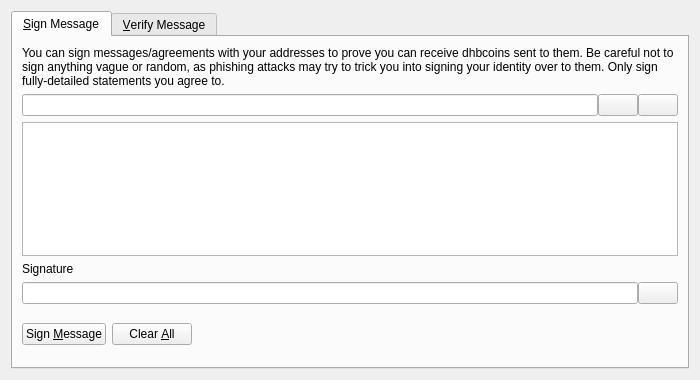
<?xml version="1.0" encoding="UTF-8"?>
<ui version="4.0">
 <class>SignVerifyMessageDialog</class>
 <widget class="QDialog" name="SignVerifyMessageDialog">
  <property name="geometry">
   <rect>
    <x>0</x>
    <y>0</y>
    <width>700</width>
    <height>380</height>
   </rect>
  </property>
  <property name="windowTitle">
   <string>Signatures - Sign / Verify a Message</string>
  </property>
  <property name="modal">
   <bool>true</bool>
  </property>
  <layout class="QVBoxLayout" name="verticalLayout">
   <item>
    <widget class="QTabWidget" name="tabWidget">
     <property name="currentIndex">
      <number>0</number>
     </property>
     <widget class="QWidget" name="tabSignMessage">
      <attribute name="title">
       <string>&amp;Sign Message</string>
      </attribute>
      <layout class="QVBoxLayout" name="verticalLayout_SM">
       <item>
        <widget class="QLabel" name="infoLabel_SM">
         <property name="text">
          <string>You can sign messages/agreements with your addresses to prove you can receive dhbcoins sent to them. Be careful not to sign anything vague or random, as phishing attacks may try to trick you into signing your identity over to them. Only sign fully-detailed statements you agree to.</string>
         </property>
         <property name="textFormat">
          <enum>Qt::PlainText</enum>
         </property>
         <property name="wordWrap">
          <bool>true</bool>
         </property>
        </widget>
       </item>
       <item>
        <layout class="QHBoxLayout" name="horizontalLayout_1_SM">
         <property name="spacing">
          <number>0</number>
         </property>
         <item>
          <widget class="QValidatedLineEdit" name="addressIn_SM">
           <property name="toolTip">
            <string>The DHBcoin address to sign the message with</string>
           </property>
          </widget>
         </item>
         <item>
          <widget class="QPushButton" name="addressBookButton_SM">
           <property name="toolTip">
            <string>Choose previously used address</string>
           </property>
           <property name="text">
            <string/>
           </property>
           <property name="icon">
            <iconset resource="../bitcoin.qrc">
             <normaloff>:/icons/address-book</normaloff>:/icons/address-book</iconset>
           </property>
           <property name="shortcut">
            <string>Alt+A</string>
           </property>
           <property name="autoDefault">
            <bool>false</bool>
           </property>
          </widget>
         </item>
         <item>
          <widget class="QPushButton" name="pasteButton_SM">
           <property name="toolTip">
            <string>Paste address from clipboard</string>
           </property>
           <property name="text">
            <string/>
           </property>
           <property name="icon">
            <iconset resource="../bitcoin.qrc">
             <normaloff>:/icons/editpaste</normaloff>:/icons/editpaste</iconset>
           </property>
           <property name="shortcut">
            <string>Alt+P</string>
           </property>
           <property name="autoDefault">
            <bool>false</bool>
           </property>
          </widget>
         </item>
        </layout>
       </item>
       <item>
        <widget class="QPlainTextEdit" name="messageIn_SM">
         <property name="toolTip">
          <string>Enter the message you want to sign here</string>
         </property>
        </widget>
       </item>
       <item>
        <widget class="QLabel" name="signatureLabel_SM">
         <property name="text">
          <string>Signature</string>
         </property>
         <property name="textFormat">
          <enum>Qt::PlainText</enum>
         </property>
        </widget>
       </item>
       <item>
        <layout class="QHBoxLayout" name="horizontalLayout_2_SM">
         <property name="spacing">
          <number>0</number>
         </property>
         <item>
          <widget class="QLineEdit" name="signatureOut_SM">
           <property name="font">
            <font>
             <italic>true</italic>
            </font>
           </property>
           <property name="readOnly">
            <bool>true</bool>
           </property>
          </widget>
         </item>
         <item>
          <widget class="QPushButton" name="copySignatureButton_SM">
           <property name="toolTip">
            <string>Copy the current signature to the system clipboard</string>
           </property>
           <property name="text">
            <string/>
           </property>
           <property name="icon">
            <iconset resource="../bitcoin.qrc">
             <normaloff>:/icons/editcopy</normaloff>:/icons/editcopy</iconset>
           </property>
           <property name="autoDefault">
            <bool>false</bool>
           </property>
          </widget>
         </item>
        </layout>
       </item>
       <item>
        <layout class="QHBoxLayout" name="horizontalLayout_3_SM">
         <item>
          <widget class="QPushButton" name="signMessageButton_SM">
           <property name="toolTip">
            <string>Sign the message to prove you own this DHBcoin address</string>
           </property>
           <property name="text">
            <string>Sign &amp;Message</string>
           </property>
           <property name="icon">
            <iconset resource="../bitcoin.qrc">
             <normaloff>:/icons/edit</normaloff>:/icons/edit</iconset>
           </property>
           <property name="autoDefault">
            <bool>false</bool>
           </property>
          </widget>
         </item>
         <item>
          <widget class="QPushButton" name="clearButton_SM">
           <property name="toolTip">
            <string>Reset all sign message fields</string>
           </property>
           <property name="text">
            <string>Clear &amp;All</string>
           </property>
           <property name="icon">
            <iconset resource="../bitcoin.qrc">
             <normaloff>:/icons/remove</normaloff>:/icons/remove</iconset>
           </property>
           <property name="autoDefault">
            <bool>false</bool>
           </property>
          </widget>
         </item>
         <item>
          <spacer name="horizontalSpacer_1_SM">
           <property name="orientation">
            <enum>Qt::Horizontal</enum>
           </property>
           <property name="sizeHint" stdset="0">
            <size>
             <width>40</width>
             <height>48</height>
            </size>
           </property>
          </spacer>
         </item>
         <item>
          <widget class="QLabel" name="statusLabel_SM">
           <property name="font">
            <font>
             <weight>75</weight>
             <bold>true</bold>
            </font>
           </property>
           <property name="text">
            <string/>
           </property>
           <property name="wordWrap">
            <bool>true</bool>
           </property>
          </widget>
         </item>
         <item>
          <spacer name="horizontalSpacer_2_SM">
           <property name="orientation">
            <enum>Qt::Horizontal</enum>
           </property>
           <property name="sizeHint" stdset="0">
            <size>
             <width>40</width>
             <height>48</height>
            </size>
           </property>
          </spacer>
         </item>
        </layout>
       </item>
      </layout>
     </widget>
     <widget class="QWidget" name="tabVerifyMessage">
      <attribute name="title">
       <string>&amp;Verify Message</string>
      </attribute>
      <layout class="QVBoxLayout" name="verticalLayout_VM">
       <item>
        <widget class="QLabel" name="infoLabel_VM">
         <property name="text">
          <string>Enter the receiver's address, message (ensure you copy line breaks, spaces, tabs, etc. exactly) and signature below to verify the message. Be careful not to read more into the signature than what is in the signed message itself, to avoid being tricked by a man-in-the-middle attack. Note that this only proves the signing party receives with the address, it cannot prove sendership of any transaction!</string>
         </property>
         <property name="textFormat">
          <enum>Qt::PlainText</enum>
         </property>
         <property name="alignment">
          <set>Qt::AlignLeading|Qt::AlignLeft|Qt::AlignTop</set>
         </property>
         <property name="wordWrap">
          <bool>true</bool>
         </property>
        </widget>
       </item>
       <item>
        <layout class="QHBoxLayout" name="horizontalLayout_1_VM">
         <property name="spacing">
          <number>0</number>
         </property>
         <item>
          <widget class="QValidatedLineEdit" name="addressIn_VM">
           <property name="toolTip">
            <string>The DHBcoin address the message was signed with</string>
           </property>
          </widget>
         </item>
         <item>
          <widget class="QPushButton" name="addressBookButton_VM">
           <property name="toolTip">
            <string>Choose previously used address</string>
           </property>
           <property name="text">
            <string/>
           </property>
           <property name="icon">
            <iconset resource="../bitcoin.qrc">
             <normaloff>:/icons/address-book</normaloff>:/icons/address-book</iconset>
           </property>
           <property name="shortcut">
            <string>Alt+A</string>
           </property>
           <property name="autoDefault">
            <bool>false</bool>
           </property>
          </widget>
         </item>
        </layout>
       </item>
       <item>
        <widget class="QPlainTextEdit" name="messageIn_VM"/>
       </item>
       <item>
        <widget class="QValidatedLineEdit" name="signatureIn_VM"/>
       </item>
       <item>
        <layout class="QHBoxLayout" name="horizontalLayout_2_VM">
         <item>
          <widget class="QPushButton" name="verifyMessageButton_VM">
           <property name="toolTip">
            <string>Verify the message to ensure it was signed with the specified DHBcoin address</string>
           </property>
           <property name="text">
            <string>Verify &amp;Message</string>
           </property>
           <property name="icon">
            <iconset resource="../bitcoin.qrc">
             <normaloff>:/icons/transaction_0</normaloff>:/icons/transaction_0</iconset>
           </property>
           <property name="autoDefault">
            <bool>false</bool>
           </property>
          </widget>
         </item>
         <item>
          <widget class="QPushButton" name="clearButton_VM">
           <property name="toolTip">
            <string>Reset all verify message fields</string>
           </property>
           <property name="text">
            <string>Clear &amp;All</string>
           </property>
           <property name="icon">
            <iconset resource="../bitcoin.qrc">
             <normaloff>:/icons/remove</normaloff>:/icons/remove</iconset>
           </property>
           <property name="autoDefault">
            <bool>false</bool>
           </property>
          </widget>
         </item>
         <item>
          <spacer name="horizontalSpacer_1_VM">
           <property name="orientation">
            <enum>Qt::Horizontal</enum>
           </property>
           <property name="sizeHint" stdset="0">
            <size>
             <width>40</width>
             <height>48</height>
            </size>
           </property>
          </spacer>
         </item>
         <item>
          <widget class="QLabel" name="statusLabel_VM">
           <property name="font">
            <font>
             <weight>75</weight>
             <bold>true</bold>
            </font>
           </property>
           <property name="text">
            <string/>
           </property>
           <property name="wordWrap">
            <bool>true</bool>
           </property>
          </widget>
         </item>
         <item>
          <spacer name="horizontalSpacer_2_VM">
           <property name="orientation">
            <enum>Qt::Horizontal</enum>
           </property>
           <property name="sizeHint" stdset="0">
            <size>
             <width>40</width>
             <height>48</height>
            </size>
           </property>
          </spacer>
         </item>
        </layout>
       </item>
      </layout>
     </widget>
    </widget>
   </item>
  </layout>
 </widget>
 <customwidgets>
  <customwidget>
   <class>QValidatedLineEdit</class>
   <extends>QLineEdit</extends>
   <header>qt/qvalidatedlineedit.h</header>
  </customwidget>
 </customwidgets>
 <resources>
  <include location="../bitcoin.qrc"/>
 </resources>
 <connections/>
</ui>
